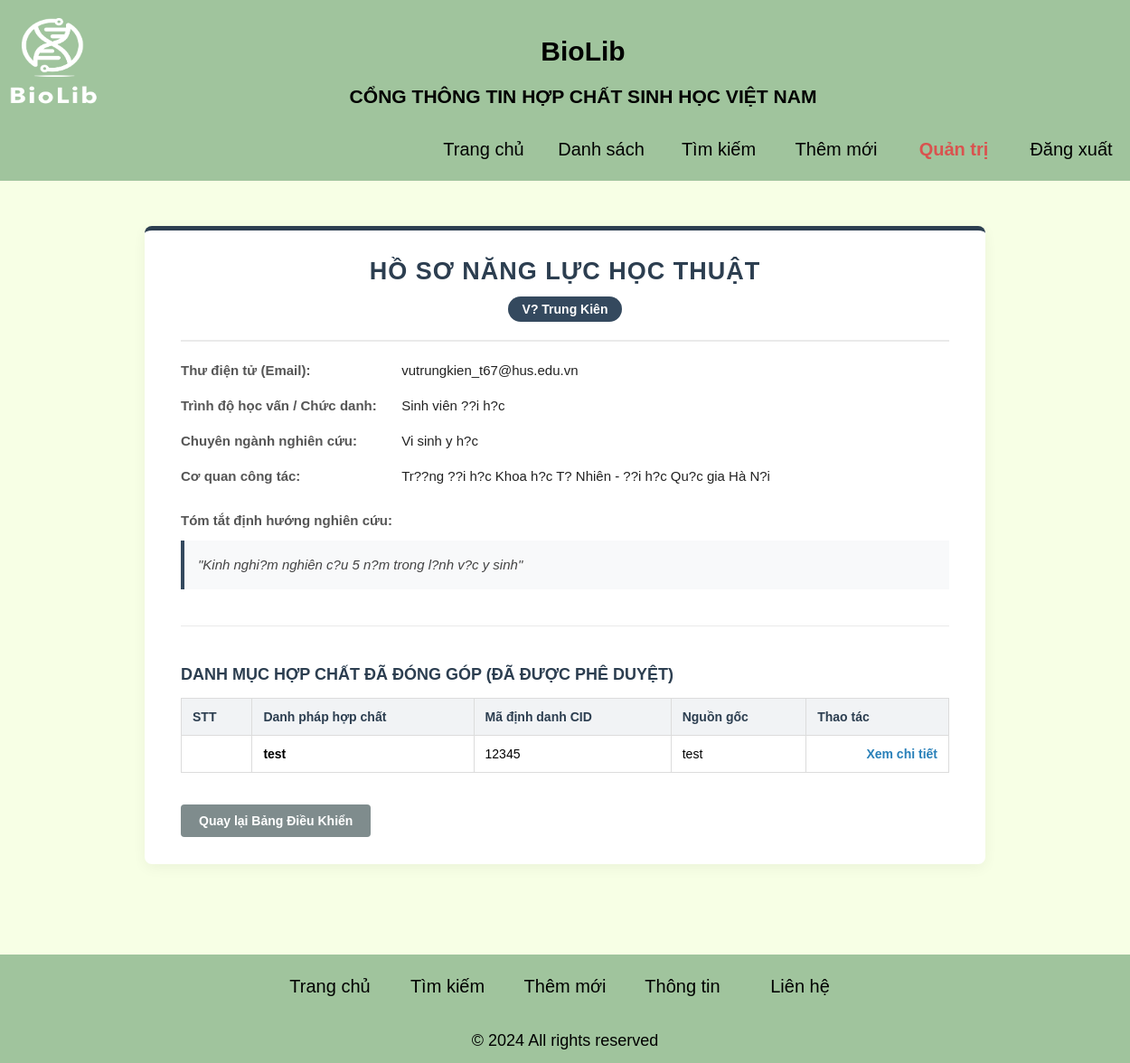
Before: /view_user.php?id=9 (signed in) with the older database file.
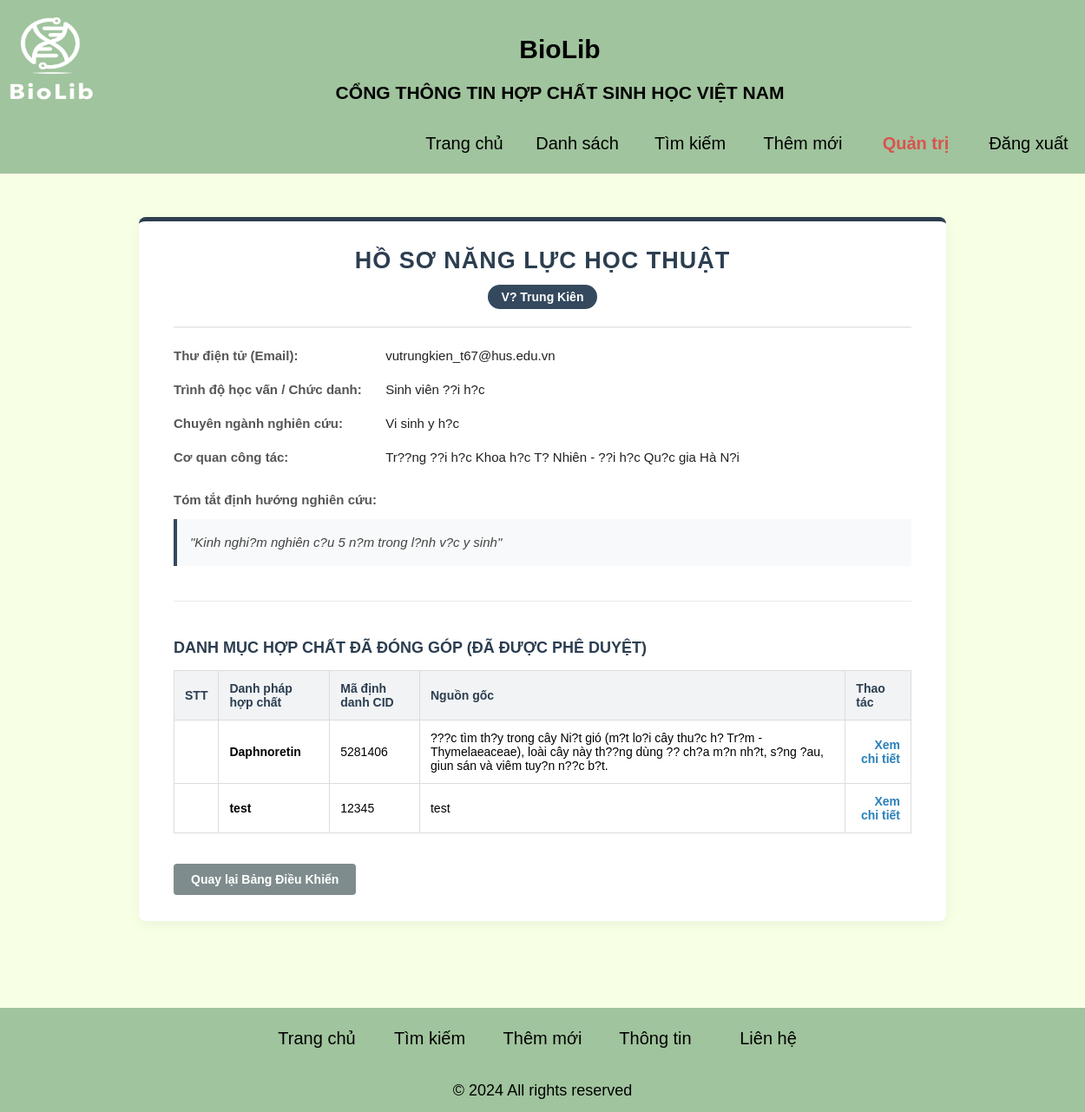
After: the same page with the newer database file.
### tables this page shows
CREATE TABLE `compoundbiolib` (
  `stt` int(11) NOT NULL,
  `name` varchar(255) NOT NULL,
  `cid` int(20) NOT NULL,
  `smiles` varchar(255) DEFAULT NULL,
  `benefit` varchar(255) DEFAULT NULL,
  `weakness` varchar(255) DEFAULT NULL,
  `origin` varchar(255) DEFAULT NULL,
  `purpose` varchar(255) DEFAULT NULL,
  `doi` varchar(255) DEFAULT NULL,
  `new_stt` int(11) DEFAULT NULL,
  `status` varchar(50) DEFAULT 'pending',
  `created_by` int(10) DEFAULT NULL,
  `edit_of` int(11) DEFAULT NULL
);

### view_user.php (the view, shortened to what this page needs)
<?php
require_once 'config.php';
$user_id = mysqli_real_escape_string($conn, $_GET['id']);
$sql_user = "SELECT * FROM users WHERE id = '$user_id'";
$result_user = mysqli_query($conn, $sql_user);
$user = mysqli_fetch_assoc($result_user);
$sql_compounds = "SELECT stt, new_stt, name, cid, origin FROM compoundbiolib
                  WHERE created_by = '$user_id' AND status = 'approved'
                  ORDER BY stt DESC";
$result_compounds = mysqli_query($conn, $sql_compounds);
include_once 'header.php';
?>
<!DOCTYPE html>
<html lang="vi">
<head>
</head>
<body>
    <div class="profile-container">
        <div class="profile-header">
            <h2>Hồ Sơ Năng Lực Học Thuật</h2>
            <div class="badge">
                <?php echo htmlspecialchars($user['fullname'] ? $user['fullname'] : $user['username']); ?>
            </div>
        </div>
        <div class="info-group">
            <span class="info-label">Thư điện tử (Email):</span>
            <span class="info-value"><?php echo htmlspecialchars($user['email'] ? $user['email'] : 'Chưa cập nhật'); ?></span>
        </div>
        <div class="info-group">
            <span class="info-label">Trình độ học vấn / Chức danh:</span>
            <span class="info-value"><?php echo htmlspecialchars($user['academic_level'] ? $user['academic_level'] : 'Chưa cập nhật'); ?></span>
        </div>
        <div class="info-group">
            <span class="info-label">Chuyên ngành nghiên cứu:</span>
            <span class="info-value"><?php echo htmlspecialchars($user['major'] ? $user['major'] : 'Chưa cập nhật'); ?></span>
        </div>
        <div class="info-group">
            <span class="info-label">Cơ quan công tác:</span>
            <span class="info-value"><?php echo htmlspecialchars($user['institution'] ? $user['institution'] : 'Chưa cập nhật'); ?></span>
        </div>
        <div class="info-group" style="margin-top: 25px;">
            <span class="info-label" style="width: 100%;">Tóm tắt định hướng nghiên cứu:</span>
            <div class="statement-box">
                "<?php echo nl2br(htmlspecialchars($user['academic_statement'] ? $user['academic_statement'] : 'Hệ thống chưa ghi nhận thông tin học thuật từ người dùng này.')); ?>"
            </div>
        </div>
        <div class="compound-list-section">
            <h3>Danh Mục Hợp Chất Đã Đóng Góp (Đã Được Phê Duyệt)</h3>
            <?php if (mysqli_num_rows($result_compounds) > 0): ?>
                <table class="compound-table">
                    <thead>
                        <tr>
                            <th>STT</th>
                            <th>Danh pháp hợp chất</th>
                            <th>Mã định danh CID</th>
                            <th>Nguồn gốc</th>
                            <th>Thao tác</th>
                        </tr>
                    </thead>
                    <tbody>
                        <?php while($row = mysqli_fetch_assoc($result_compounds)): ?>
                        <tr>
                            <td><?php echo htmlspecialchars($row['new_stt']); ?></td>
                            <td><strong><?php echo htmlspecialchars($row['name']); ?></strong></td>
                            <td><?php echo htmlspecialchars($row['cid']); ?></td>
                            <td><?php echo htmlspecialchars($row['origin']); ?></td>
                            <td>
                                <a href="edit.php?id=<?php echo urlencode($row['stt']); ?>" class="view-link">Xem chi tiết</a>
                            </td>
                        </tr>
                        <?php endwhile; ?>
                    </tbody>
                </table>
            <?php else: ?>
                <p style="color: #666; font-style: italic; margin-top: 15px;">Dữ liệu trống: Người dùng chưa có công bố hợp chất nào được hệ thống phê duyệt.</p>
            <?php endif; ?>
        </div>
        <a href="admin_dashboard.php" class="btn-back">Quay lại Bảng Điều Khiển</a>
    </div>
</body>
<?php include_once 'footer.php'; ?>
</html>

Changed rows visible on the page:
added compoundbiolib: name "Daphnoretin", cid "5281406", origin "???c tìm th?y trong cây Ni?t gió (m?t lo?i cây thu?c h? Tr?m - Thymelaeaceae), loài cây này th??ng dùng ?? ch?a m?n nh?t, s?ng ?au, giun sán và viêm tuy?n n??c b?t."
